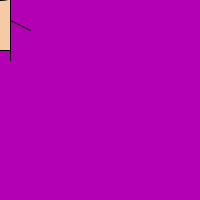
Frame 1 (no input)
Frame 60 (the mouse pressed at the canvas centre just before this capture): identical to frame 1, image omitted
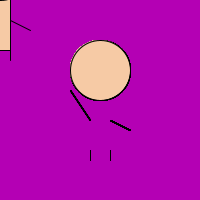
Frame 120 (the mouse held since frame 60 and released just before this capture)

The Processing sketch that drew these frames (run headless with seeded random() and noise(); from frame 60 on, the mouse is pressed at the canvas centre):

// Processing sketch: processing_24079
// ── processing_24079.pde

int x=100;
int y=100;

float zoogX;
float zoogY;

float eyeR; //random eye colour
float eyeG;
float eyeB;



void setup(){ 
size (200,200);
smooth();
}

void draw (){ 

 
  int x=mouseX;
  int y=mouseY;
   fill(0);
  
  if (mouseX<100 && mouseY<100) {
    background(180,0,180);
      
  }else if (mouseX>100 && mouseY>100){
background(0,60,100);
  }else if(mouseX<100 && mouseY>100){
background(0,30,180);
  }else if (mouseX>100 && mouseY<100){
    background(180,0,0);
  }
  

  
ellipseMode(CENTER);
rectMode(CENTER);

// zoog body
if (mouseX<100){ //either true or false
stroke(0);
fill(246,202,165);
rect(x,y,20,100);
fill(255);
}else if(mouseX>100){
  fill(0);
  rect(x,y,50,100);
 
}



// zoog head
fill(246,202,165);
ellipse(x,y-30,60,60);

//zoog antennas
if (mouseX>100){
  stroke(0);
  fill(0);
  triangle(x-60,y+90,x-30,y-55,x-20,y-55);
triangle(x+60,y+90,x+30,y-55,x+20,y-55);
}else if(mouseX<100){
  
triangle(x-60,y-90,x-30,y-55,x-20,y-55);
triangle(x+60,y-90,x+30,y-55,x+20,y-55);
}

// zoog eyes
if (mouseX>100){
  stroke(0);
  fill(0);
  ellipse(x-3,y-10,5,5);
  ellipse(x-19,y-20,10,12);
 ellipse(x+19,y-30,15,15);
}else if(mouseX<100){
eyeR=random(255);
eyeG=random(255);
eyeB=random(255);
fill(eyeR,eyeG,eyeB);
ellipse(x-19,y-30,10,12);
ellipse(x+19,y-30,15,15);
}

// zoog legs
stroke(0);
line(x-10,y+50,x-10,y+60);
line(x+10,y+50,x+10,y+60);

// zoog left hand 
stroke(0);
line(x-10,y+20,x-30,y-10);
line(x+10,y+20,x+30,y+30);

x+=2;
y+=1;
}
